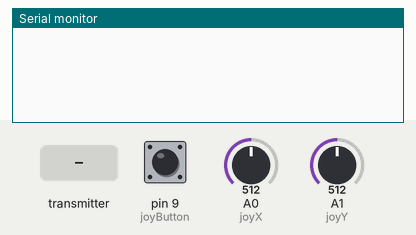
Recording of a sketch running on a simulated Arduino Uno, built with avr-gcc and run on an emulated ATmega328P. On the bench: the last lines printed to the serial monitor. Inputs (shaded band) come from the test bench; at power-on: pin 9 (joyButton) HIGH, A0 (joyX) = 512, A1 (joyY) = 512. No radio packets arrive unless stated.

Above: at 1.2 s.
1.3 s: the transmitter starts sending temp = 0
At 1.37 s:
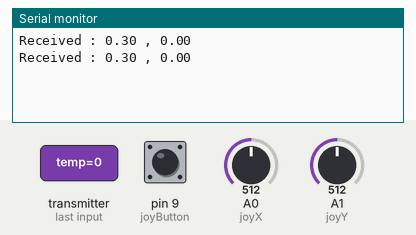
3.2 s: the transmitter starts sending gas = 0
At 3.27 s:
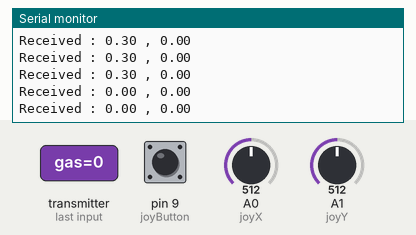
4.7 s: the transmitter starts sending temp = 100
At 4.77 s:
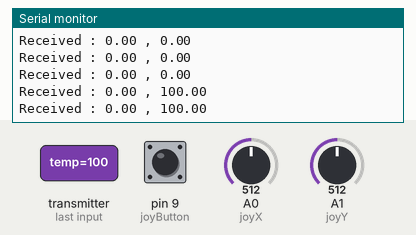
6.2 s: the transmitter starts sending gas = 25
At 6.27 s:
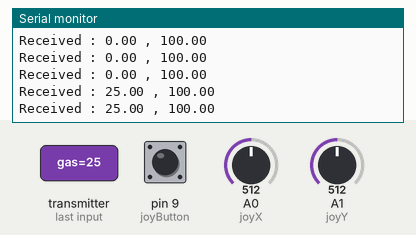
Timing chart, 0 to 8.7 s (numbered marks = the images above; inputs shaded):
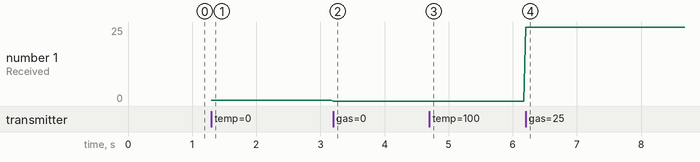

Measured:
- after the input at 1.3 s, the serial monitor: prints a new line at once (image 1)
- after the input at 3.2 s, the serial monitor: prints a new line at once (image 2)
- after the input at 4.7 s, the serial monitor: prints a new line at once (image 3)
- after the input at 6.2 s, the serial monitor: prints a new line at once (image 4)
- plotted number 1: 0 → 25 after the input at 6.2 s

The sketch:

Remote.ino
```cpp
#include <RF24.h>
#include <RF24_config.h>
#include <nRF24L01.h>
#include <printf.h>

#define joyX A0
#define joyY A1
#define joyButton 9

int car_code, button;

// This will be the remote

// instantiate an object for the nRF24L01 transceiver
RF24 radio(7, 8);  // using pin 7 for the CE pin, and pin 8 for the CSN pin

// Let these addresses be used for the pair
uint8_t address[][6] = { "REMOT", "ROBOT" };
// It is very helpful to think of an address as a path instead of as
// an identifying device destination

typedef struct {
  int dir = 6;
  bool water_mode = false;
} RemoteData;

typedef struct{
  float temp = 0.5;
  float gas = 0.3;
} CarData;


RemoteData remoteData;
CarData carData;

bool prev_joy_button_state = true;
bool is_joy_button_pressed = false;
long joystick_reading_time = millis();
long joy_button_press_time = millis();


void sendData();
void receiveData();
void showData();
void joystick_setup();
void get_joystick_reading();
void get_joystick_button_pressed();

void setup() {

  Serial.begin(115200);
  while (!Serial) {
    // some boards need to wait to ensure access to serial over USB
  }

  // initialize the transceiver on the SPI bus
  if (!radio.begin()) {
    Serial.println(F("radio hardware is not responding!!"));
    while (1) {}  // hold in infinite loop
  }

  // Set the PA Level low to try preventing power supply related problems
  // because these examples are likely run with nodes in close proximity to
  // each other.
  radio.setPALevel(RF24_PA_MIN);  // RF24_PA_MAX is default.
  radio.setDataRate(RF24_250KBPS);

  // AckPayload
  radio.enableAckPayload();
  radio.writeAckPayload(0, &remoteData, sizeof(remoteData));

  radio.openWritingPipe(address[1]);
  radio.openReadingPipe(1, address[0]);
  radio.startListening();


  joystick_setup();


}  // setup

bool check_change(){

  get_joystick_button_pressed();
  get_joystick_reading();

  if(is_joy_button_pressed || (millis() - joystick_reading_time > 50 && remoteData.dir != 6))
    return true;

  return false;
}


void loop() {
  if(check_change()) sendData();
  if (radio.available()) receiveData();
}  // loop


void joystick_setup() {
  pinMode(joyButton, INPUT);
  digitalWrite(joyButton, HIGH);
}

void get_joystick_reading() {

  int xCoordinate = analogRead(joyX)/50;
  int yCoordinate = analogRead(joyY)/50;

  int code = 0;

  if (yCoordinate > 17) code += 1;
  else if (yCoordinate <4) code +=2;

  if (xCoordinate > 13) code += 3;
  else if (xCoordinate > 7) code = 6;

  remoteData.dir = code;
}


void get_joystick_button_pressed() {

  if(millis() - joy_button_press_time < 20){
    is_joy_button_pressed = false;
    return;
  }

  bool current_joy_button_state = digitalRead(joyButton);
  if(!current_joy_button_state && prev_joy_button_state) {
    is_joy_button_pressed = true;
    remoteData.water_mode = !remoteData.water_mode;
  }
  else is_joy_button_pressed = false;
  prev_joy_button_state = current_joy_button_state;
  joy_button_press_time = millis();
}


void sendData(){
  unsigned long start_timer = micros();                // start the timer
  radio.stopListening();
  bool report = radio.write(&remoteData, sizeof(remoteData));  // transmit & save the report
  radio.startListening();
  unsigned long end_timer = micros();                  // end the timer

  if (report) {
    // Serial.print(F("Transmission successful! "));  // payload was delivered
    // Serial.print(F("Time to transmit = "));
    // Serial.print(end_timer - start_timer);  // print the timer result
    // Serial.print(F(" us. Sent: "));
    // Serial.print(remoteData.dir);  // print payload sent
    // Serial.print(" : ");
    // Serial.println(remoteData.water_mode);

  }
    else {
      Serial.println(F("Transmission failed or timed out"));
    }
}

void receiveData(){
    if (radio.available()) {
      radio.read(&carData, sizeof(carData));
      showData();
    }
}

void showData(){
      Serial.print(F("Received : "));
      Serial.print(carData.gas);  // print the payload's value
      Serial.print(F(" , "));
      Serial.println(carData.temp);  // print the payload's value
}
```
